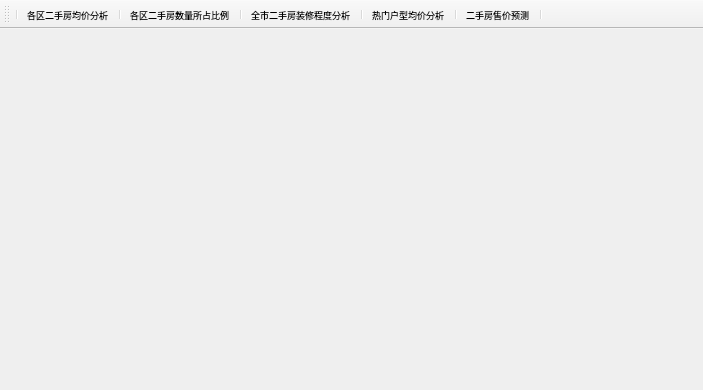
<?xml version="1.0" encoding="UTF-8"?>
<ui version="4.0">
 <class>MainWindow</class>
 <widget class="QMainWindow" name="MainWindow">
  <property name="geometry">
   <rect>
    <x>0</x>
    <y>0</y>
    <width>703</width>
    <height>390</height>
   </rect>
  </property>
  <property name="minimumSize">
   <size>
    <width>695</width>
    <height>390</height>
   </size>
  </property>
  <property name="maximumSize">
   <size>
    <width>710</width>
    <height>695</height>
   </size>
  </property>
  <property name="contextMenuPolicy">
   <enum>Qt::CustomContextMenu</enum>
  </property>
  <property name="windowTitle">
   <string>MainWindow</string>
  </property>
  <property name="toolButtonStyle">
   <enum>Qt::ToolButtonTextUnderIcon</enum>
  </property>
  <widget class="QWidget" name="centralwidget">
   <widget class="QLabel" name="label">
    <property name="geometry">
     <rect>
      <x>0</x>
      <y>0</y>
      <width>711</width>
      <height>321</height>
     </rect>
    </property>
    <property name="text">
     <string/>
    </property>
    <property name="pixmap">
     <pixmap>../img/背景图.png</pixmap>
    </property>
    <property name="scaledContents">
     <bool>true</bool>
    </property>
   </widget>
  </widget>
  <widget class="QToolBar" name="toolBar">
   <property name="acceptDrops">
    <bool>true</bool>
   </property>
   <property name="windowTitle">
    <string>toolBar</string>
   </property>
   <property name="iconSize">
    <size>
     <width>48</width>
     <height>48</height>
    </size>
   </property>
   <attribute name="toolBarArea">
    <enum>TopToolBarArea</enum>
   </attribute>
   <attribute name="toolBarBreak">
    <bool>false</bool>
   </attribute>
   <addaction name="separator"/>
   <addaction name="btn_1"/>
   <addaction name="separator"/>
   <addaction name="btn_2"/>
   <addaction name="separator"/>
   <addaction name="btn_3"/>
   <addaction name="separator"/>
   <addaction name="btn_4"/>
   <addaction name="separator"/>
   <addaction name="btn_5"/>
   <addaction name="separator"/>
  </widget>
  <action name="btn_1">
   <property name="icon">
    <iconset>
     <normaloff>../img/图标-1.png</normaloff>../img/图标-1.png</iconset>
   </property>
   <property name="text">
    <string>各区二手房均价分析</string>
   </property>
   <property name="toolTip">
    <string>各区二手房均价分析</string>
   </property>
   <property name="font">
    <font>
     <pointsize>7</pointsize>
    </font>
   </property>
  </action>
  <action name="btn_2">
   <property name="icon">
    <iconset>
     <normaloff>../img/图标-2.png</normaloff>../img/图标-2.png</iconset>
   </property>
   <property name="text">
    <string>各区二手房数量所占比例</string>
   </property>
   <property name="toolTip">
    <string>各区二手房数量所占比例</string>
   </property>
   <property name="font">
    <font>
     <pointsize>7</pointsize>
    </font>
   </property>
  </action>
  <action name="btn_3">
   <property name="icon">
    <iconset>
     <normaloff>../img/图标-3.png</normaloff>../img/图标-3.png</iconset>
   </property>
   <property name="text">
    <string>全市二手房装修程度分析</string>
   </property>
   <property name="toolTip">
    <string>全市二手房装修程度分析</string>
   </property>
   <property name="font">
    <font>
     <pointsize>7</pointsize>
    </font>
   </property>
  </action>
  <action name="btn_4">
   <property name="icon">
    <iconset>
     <normaloff>../img/图标-4.png</normaloff>../img/图标-4.png</iconset>
   </property>
   <property name="text">
    <string>热门户型均价分析</string>
   </property>
   <property name="toolTip">
    <string>热门户型均价分析</string>
   </property>
   <property name="font">
    <font>
     <pointsize>7</pointsize>
    </font>
   </property>
  </action>
  <action name="btn_5">
   <property name="icon">
    <iconset>
     <normaloff>../img/图标-5.png</normaloff>../img/图标-5.png</iconset>
   </property>
   <property name="text">
    <string>二手房售价预测</string>
   </property>
   <property name="toolTip">
    <string>二手房售价预测</string>
   </property>
   <property name="font">
    <font>
     <pointsize>7</pointsize>
    </font>
   </property>
  </action>
 </widget>
 <resources/>
 <connections/>
</ui>
